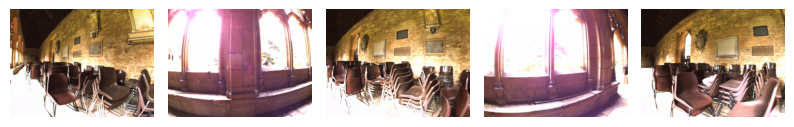
//> input picture image_samples.png, 794 x 127 px, given in place of 0001.jpg, which was not available
$ ./sim_ssim_test   (built with g++ and OpenCV 4)
//> lines starting //> are read from the running program, lines starting //| are printed output that depends on the picture; pictures that were not available may be replaced by others from this repository, and a replacement may not be noted
#include <opencv2/opencv.hpp>
#include <iostream>

using namespace cv;
using namespace std;

// Function to compute MSSIM between two images
Scalar getMSSIM(const Mat &i1, const Mat &i2)
{
    const double C1 = 6.5025, C2 = 58.5225;
    int d = CV_32F;

    Mat I1, I2;
    i1.convertTo(I1, d);
    i2.convertTo(I2, d);

    Mat I2_2 = I2.mul(I2);
    Mat I1_2 = I1.mul(I1);
    Mat I1_I2 = I1.mul(I2);

    Mat mu1, mu2;
    GaussianBlur(I1, mu1, Size(11, 11), 1.5);
    GaussianBlur(I2, mu2, Size(11, 11), 1.5);

    Mat mu1_2 = mu1.mul(mu1);
    Mat mu2_2 = mu2.mul(mu2);
    Mat mu1_mu2 = mu1.mul(mu2);

    Mat sigma1_2, sigma2_2, sigma12;
    GaussianBlur(I1_2, sigma1_2, Size(11, 11), 1.5);
    sigma1_2 -= mu1_2;

    GaussianBlur(I2_2, sigma2_2, Size(11, 11), 1.5);
    sigma2_2 -= mu2_2;

    GaussianBlur(I1_I2, sigma12, Size(11, 11), 1.5);
    sigma12 -= mu1_mu2;

    Mat t1, t2, t3;
    t1 = 2 * mu1_mu2 + C1;
    t2 = 2 * sigma12 + C2;
    t3 = t1.mul(t2);

    t1 = mu1_2 + mu2_2 + C1;
    t2 = sigma1_2 + sigma2_2 + C2;
    t1 = t1.mul(t2);

    Mat ssim_map;
    divide(t3, t1, ssim_map);

    Scalar mssim = mean(ssim_map);
    return mssim;
}

int main(int argc, char **argv)
{
    // [8 lines of commented-out code are left out]
    Mat img1 = imread("../data/college/Images/0001.jpg", IMREAD_GRAYSCALE);
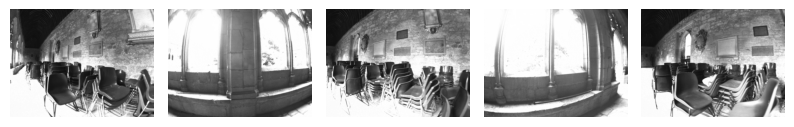
//> img1: 127 rows x 794 cols, CV_8UC1; min 14, max 255, mean 168.1
    Mat img2 = imread("../data/college/Images/0002.jpg", IMREAD_GRAYSCALE);
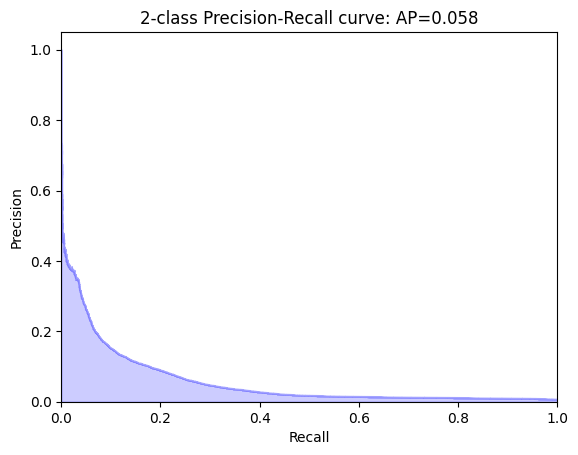
//> input picture lpips-precision-recall-curve.png, 578 x 455 px, given in place of 0002.jpg, which was not available
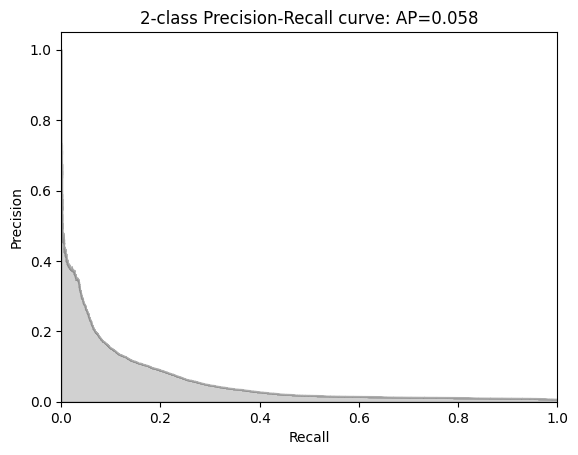
//> img2: 455 rows x 578 cols, CV_8UC1; min 0, max 255, mean 248.7

    // Check if images are loaded successfully
    if (img1.empty() || img2.empty())
    {
        cerr << "Error: Could not open or find the images!" << endl;
        return -1;
    }

    // Calculate MSSIM
    Scalar mssim = getMSSIM(img1, img2);
//> in getMSSIM, `Mat I2_2 = I2.mul(I2);`:
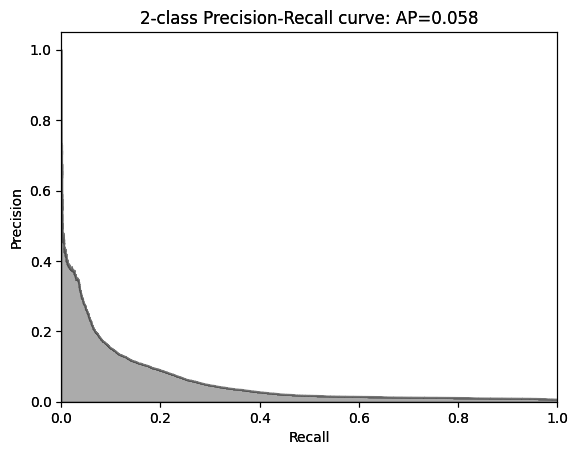
//> I2_2: 455 rows x 578 cols, CV_32FC1; min 0, max 65025, mean 62818.4; drawn with min black and max white
//> in getMSSIM, `Mat I1_2 = I1.mul(I1);`:
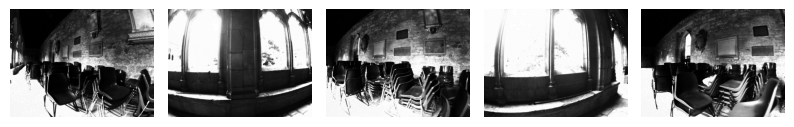
//> I1_2: 127 rows x 794 cols, CV_32FC1; min 196, max 65025, mean 35113.9; drawn with min black and max white
//> (the run ends here: the program stops with an error, at `Mat I1_I2 = I1.mul(I2);`)
